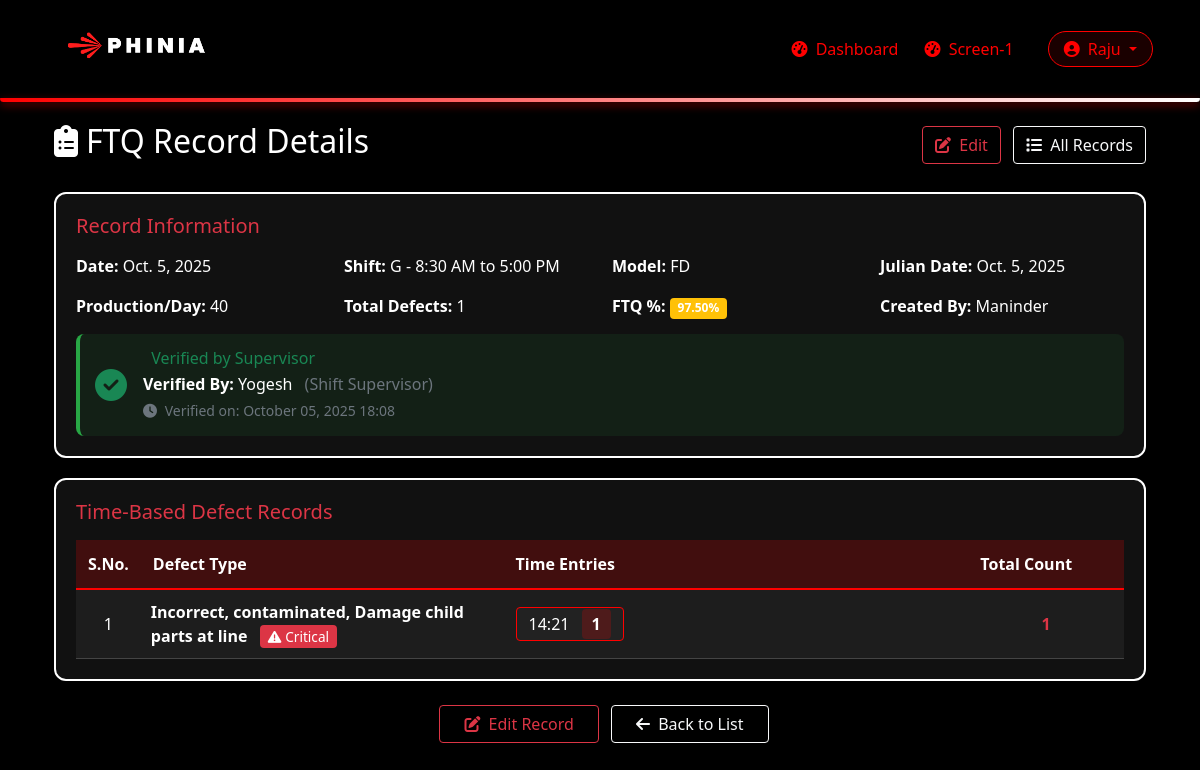
Page /ftq/18/ (signed in) on the committed database.
### main/models.py (models this page shows, shortened)
class User(AbstractUser):
    USER_TYPES = (
        ('operator', 'Operator'),
        ('shift_supervisor', 'Shift Supervisor'),
        ('quality_supervisor', 'Quality Supervisor'),
    )
    company_id = models.CharField(max_length=100, blank=True, null=True)
    skill_matrix_level = models.CharField(max_length=200, blank=True, null=True)
    user_type = models.CharField(max_length=20, choices=USER_TYPES)

class FTQRecord(models.Model):
    MODEL_CHOICES = (
        ('P703', 'P703'),
        ('U704', 'U704'),
        ('FD', 'FD'),
        ('SA', 'SA'),
        ('Gnome', 'Gnome'),
    )
    SHIFTS = [
        ('S1', 'S1 - 6:30 AM to 6:30 PM'),
        ('A', 'A - 6:30 AM to 3:00 PM'),
        ('G', 'G - 8:30 AM to 5:00 PM'),
        ('B', 'B - 3:00 PM to 11:30 PM'),
        ('C', 'C - 11:30 PM to 6:30 AM'),
        ('S2', 'S2 - 6:30 PM to 6:30 AM'),
    ]
    verification_status = models.ForeignKey(
        'DailyVerificationStatus',
        on_delete=models.CASCADE,
        related_name='ftq_records',
        null=True,
        blank=True
    )
    date = models.DateField()
    shift_type = models.CharField(max_length=100, choices=SHIFTS, blank=True, null=True)
    model_name = models.CharField(max_length=10, choices=MODEL_CHOICES)
    julian_date = models.DateField(help_text="Date in Julian calendar")
    total_inspected = models.PositiveIntegerField(verbose_name="Production/day")
    created_by = models.ForeignKey(User, on_delete=models.CASCADE, related_name='created_ftq_records')
    verified_by = models.ForeignKey(
        User,
        on_delete=models.CASCADE,
        related_name='verified_ftq_records',
        null=True,
        blank=True,
        verbose_name="Supervisor"
    )
    production_per_shift = models.PositiveIntegerField(
        verbose_name="Production Data/Shift",
        blank=True,
        null=True
    )
    created_at = models.DateTimeField(auto_now_add=True)
    updated_at = models.DateTimeField(auto_now=True)
    @property
    def total_defects(self):
        return self.time_based_defects.aggregate(
            total=Sum('count')
        )['total'] or 0
    @property
    def ftq_percentage(self):
        if self.total_inspected > 0:
            return ((self.total_inspected - self.total_defects) / self.total_inspected) * 100
        return 0
    class Meta:
        ordering = ['-date', '-created_at']

class DefectType(models.Model):
    name = models.CharField(max_length=100)
    operation_number = models.ForeignKey(
        OperationNumber,  # Reference the class defined above
        on_delete=models.CASCADE,
        related_name='defect_types'
    )
    category = models.ForeignKey(
        DefectCategory,  # Reference the class defined above
        on_delete=models.CASCADE,
        related_name='defect_types'
    )
    description = models.TextField(blank=True, null=True)
    is_critical = models.BooleanField(default=False)
    is_default = models.BooleanField(
        default=False,
        help_text="If true, this defect type will be shown by default"
    )
    order = models.PositiveIntegerField(
        default=0,
        help_text="Order in which to display this defect type"
    )
    class Meta:
        ordering = ['operation_number', 'order', 'name']

class TimeBasedDefectEntry(models.Model):
    ftq_record = models.ForeignKey(
        FTQRecord,
        on_delete=models.CASCADE,
        related_name='time_based_defects'
    )
    defect_type = models.ForeignKey(
        DefectType,
        on_delete=models.CASCADE,
        null=True,
        blank=True
    )
    defect_type_custom = models.ForeignKey(
        'CustomDefectType',
        on_delete=models.CASCADE,
        null=True,
        blank=True
    )
    recorded_at = models.TimeField(
        verbose_name="Time Recorded",
        help_text="Time when this defect was observed"
    )
    count = models.PositiveIntegerField(
        verbose_name="Defect Count",
        help_text="Number of defects at this time"
    )
    notes = models.TextField(blank=True, null=True)
    created_at = models.DateTimeField(auto_now_add=True)
    updated_at = models.DateTimeField(auto_now=True)
    class Meta:
        ordering = ['recorded_at']
        verbose_name = "Time-Based Defect Entry"
        verbose_name_plural = "Time-Based Defect Entries"

### main/views.py (the view)
# urls.py: path('ftq/<int:pk>/', views.ftq_record_detail, name='ftq_record_detail'),
@login_required
def ftq_record_detail(request, pk):
    ftq_record = get_object_or_404(FTQRecord, pk=pk)
    defect_summary = {}
    for entry in ftq_record.time_based_defects.all():
        if entry.defect_type:
            key = f"standard_{entry.defect_type.id}"
            name = entry.defect_type.name
            is_critical = entry.defect_type.is_critical
        else:
            key = f"custom_{entry.defect_type_custom.id}"
            name = entry.defect_type_custom.name
            is_critical = False
        if key not in defect_summary:
            defect_summary[key] = {
                'name': name,
                'is_critical': is_critical,
                'entries': [],
                'total_count': 0
            }
        defect_summary[key]['entries'].append({
            'time': entry.recorded_at,
            'count': entry.count
        })
        defect_summary[key]['total_count'] += entry.count
    can_verify = (
        request.user.user_type in ['shift_supervisor', 'quality_supervisor'] or
        request.user.is_superuser
    ) and not ftq_record.verified_by
    context = {
        'ftq_record': ftq_record,
        'defect_summary': defect_summary,
        'can_verify': can_verify,
        'title': 'FTQ Record Details'
    }
    return render(request, 'main/operations/ftq_record_detail.html', context)

### main/templates/main/operations/ftq_record_detail.html (shortened to what this page needs)
{% extends "main/base.html" %}
{% load static %}
{% block content %}
<div class="container-fluid">
    <div class="d-flex justify-content-between align-items-center mb-4">
        <h2 class="text-white">
            <i class="fas fa-clipboard-list me-2"></i>FTQ Record Details
        </h2>
        <div>
            <a href="{% url 'ftq_record_edit' pk=ftq_record.id %}" class="btn btn-outline-danger ms-2">
                <i class="fas fa-edit me-1"></i> Edit
            </a>
            <a href="{% url 'ftq_list' %}" class="btn btn-outline-light ms-2">
                <i class="fas fa-list me-1"></i> All Records
            </a>
        </div>
    </div>
    <div class="info-card">
        <h5 class="text-danger mb-3">Record Information</h5>
        <div class="row">
            <div class="col-md-3">
                <strong>Date:</strong> {{ ftq_record.date }}
            </div>
            <div class="col-md-3">
                <strong>Shift:</strong> {{ ftq_record.get_shift_type_display }}
            </div>
            <div class="col-md-3">
                <strong>Model:</strong> {{ ftq_record.model_name }}
            </div>
            <div class="col-md-3">
                <strong>Julian Date:</strong> {{ ftq_record.julian_date }}
            </div>
        </div>
        <div class="row mt-3">
            <div class="col-md-3">
                <strong>Production/Day:</strong> {{ ftq_record.total_inspected }}
            </div>
            <div class="col-md-3">
                <strong>Total Defects:</strong> {{ ftq_record.total_defects }}
            </div>
            <div class="col-md-3">
                <strong>FTQ %:</strong>
                <span class="badge {% if ftq_record.ftq_percentage >= 98 %}bg-success{% elif ftq_record.ftq_percentage >= 95 %}bg-warning{% else %}bg-danger{% endif %}">
                    {{ ftq_record.ftq_percentage|floatformat:2 }}%
                </span>
            </div>
            <div class="col-md-3">
                <strong>Created By:</strong> {{ ftq_record.created_by.username }}
            </div>
        </div>
        {% if ftq_record.verified_by %}
        <div class="verification-status verified">
            <div class="d-flex align-items-center">
                <i class="fas fa-check-circle text-success me-3" style="font-size: 2rem;"></i>
                <div>
                    <h6 class="mb-1 text-success">
                         Verified by Supervisor
                    </h6>
                    <p class="mb-0">
                        <strong>Verified By:</strong> {{ ftq_record.verified_by.get_full_name|default:ftq_record.verified_by.username }}
                        <span class="text-muted ms-2">
                            ({{ ftq_record.verified_by.get_user_type_display|default:"Supervisor" }})
                        </span>
                    </p>
                    <p class="mb-0 mt-1 text-muted small">
                        <i class="fas fa-clock me-1"></i> Verified on: {{ ftq_record.updated_at|date:"F d, Y H:i" }}
                    </p>
                </div>
            </div>
        </div>
        {% endif %}
    </div>
    <div class="info-card">
        <h5 class="text-danger mb-3">Time-Based Defect Records</h5>
        {% if defect_summary %}
        <div class="table-responsive">
            <table class="time-based-table">
                <thead>
                    <tr>
                        <th width="5%">S.No.</th>
                        <th width="35%">Defect Type</th>
                        <th width="45%">Time Entries</th>
                        <th width="15%">Total Count</th>
                    </tr>
                </thead>
                <tbody>
                    {% for key, data in defect_summary.items %}
                    <tr>
                        <td class="text-center">{{ forloop.counter }}</td>
                        <td>
                            <strong>{{ data.name }}</strong>
                            {% if data.is_critical %}
                            <span class="critical-badge">
                                <i class="fas fa-exclamation-triangle me-1"></i>Critical
                            </span>
                            {% endif %}
                        </td>
                        <td>
                            {% for entry in data.entries %}
                            <div class="d-inline-block">
                                <span class="time-badge">
                                    {{ entry.time|time:"H:i" }}
                                    <span class="count-badge">{{ entry.count }}</span>
                                </span>
                            </div>
                            {% endfor %}
                        </td>
                        <td class="text-center">
                            <strong class="text-danger">{{ data.total_count }}</strong>
                        </td>
                    </tr>
                    {% endfor %}
                </tbody>
            </table>
        </div>
        {% else %}
        <div class="text-center py-4">
            <p class="text-muted">No defect records found</p>
        </div>
        {% endif %}
    </div>
    <div class="text-center mt-4 mb-4">
        <a href="{% url 'ftq_record_edit' pk=ftq_record.id %}" class="btn btn-outline-danger px-4 ms-2">
            <i class="fas fa-edit me-1"></i> Edit Record
        </a>
        <a href="{% url 'ftq_list' %}" class="btn btn-outline-light px-4 ms-2">
            <i class="fas fa-arrow-left me-1"></i> Back to List
        </a>
    </div>
</div>
{% endblock %}

### main/templates/main/base.html (shortened to what this page needs)
{% load static %}
<!DOCTYPE html>
<html lang="en">
<head>
    <link rel="stylesheet" href="{% static 'css/bootstrap.min.css' %}" />
    <link rel="stylesheet" href="{% static 'css/all.min1.css' %}" />
    <link rel="stylesheet" href="{% static 'css/all.min2.css' %}" />
    {% load static %}
</head>
<body>
    <nav class="navbar navbar-expand-lg navbar-dark">
        <div class="container navbar-container">
            <a class="navbar-brand" href="{% url 'dashboard' %}">
                <img src="{% static 'images/image2.png' %}" alt="Phinia Logo" height="68">
            </a>
            {% if user.is_authenticated %}
            <div class="collapse navbar-collapse justify-content-end" id="navbarNav">
                <ul class="navbar-nav align-items-center">
                    <li class="nav-item">
                        <a class="nav-link {% if request.resolver_match.url_name == 'dashboard' %}active{% endif %}"
                           href="{% url 'dashboard' %}">
                           <i class="fas fa-tachometer-alt me-1"></i> Dashboard
                        </a>
                    </li>
                    <li class="nav-item">
                        <a class="nav-link" href="{% url 'station_media_slider' station_id=1 %}">
                            <i class="fas fa-tachometer-alt me-1"></i> Screen-1
                        </a>
                    </li>
                    <li class="nav-item dropdown ms-3">
                        <a class="nav-link dropdown-toggle" href="#" id="userDropdown" role="button"
                           data-bs-toggle="dropdown" aria-expanded="false"
                           style="border: 1px solid #ff0000; border-radius: 20px; padding: 5px 15px; background: rgba(255,0,0,0.1);">
                            <i class="fas fa-user-circle me-1"></i> {{ user.username }}
                        </a>
                    </li>
                </ul>
            </div>
            {% endif %}
        </div>
    </nav>
    <div class="container mt-4">
        {% block content %}{% endblock %}
    </div>
</body>
</html>

### static/css/all.min1.css (style rules this page uses)
.fa,.fab,.fad,.fal,.far,.fas { -moz-osx-font-smoothing:grayscale;-webkit-font-smoothing:antialiased;display:inline-block;font-style:normal;font-variant:normal;text-rendering:auto;line-height:1 }
.fa-arrow-left:before { content:"\f060" }
.fa-check-circle:before { content:"\f058" }
.fa-clipboard-list:before { content:"\f46d" }
.fa-clock:before { content:"\f017" }
.fa-edit:before { content:"\f044" }
.fa-exclamation-triangle:before { content:"\f071" }
.fa-list:before { content:"\f03a" }
.fa-tachometer-alt:before { content:"\f3fd" }
.fa-user-circle:before { content:"\f2bd" }

### main/templates/main/operations/ftq_record_detail.html (style rules this page uses)
.info-card { background-color: #111111; border: 2px solid #ffffff; border-radius: 12px; padding: 20px; margin-bottom: 20px; }
.time-based-table { width: 100%; color: #ffffff; }
.time-based-table thead th { background-color: rgba(255, 0, 0, 0.2); color: #ffffff; font-weight: 600; padding: 12px; border-bottom: 2px solid #ff0000; }
.time-based-table tbody tr:nth-child(odd) { background-color: rgba(255, 255, 255, 0.05); }
.time-based-table td { padding: 10px; border-bottom: 1px solid #444; }
.time-badge { background-color: #222; border: 1px solid #ff0000; color: #fff; padding: 4px 12px; border-radius: 4px; display: inline-block; margin: 2px; font-weight: 500; }
.count-badge { background-color: rgba(255, 0, 0, 0.2); color: #fff; padding: 4px 10px; border-radius: 4px; font-weight: 600; margin-left: 8px; }
.verification-status { background-color: rgba(255, 255, 255, 0.05); border-left: 4px solid; padding: 15px; border-radius: 8px; margin-top: 15px; }
.verification-status.verified { border-left-color: #28a745; background-color: rgba(40, 167, 69, 0.1); }
.critical-badge { background-color: #dc3545; color: white; padding: 2px 8px; border-radius: 4px; font-size: 0.85rem; margin-left: 8px; }

### main/templates/main/base.html (style rules this page uses)
body { background-color: black; color: #ffffff; font-family: 'Segoe UI', Tahoma, Geneva, Verdana, sans-serif; }
.navbar { background-color: #000000; position: relative; padding: 10px 0; border-bottom: none; margin-bottom: 8px; }
.navbar::after { content: ''; position: absolute; bottom: -4px; left: 0; width: 100%; height: 4px; background: linear-gradient(90deg, #ff0000, #ffffff, #ff0000); background-size: 200% 100%; border-radius: 10px 10px 80px 80px !important; box-shadow: 0 3px 8px rgba(255, 0, 0, 0.5); animation: borderSlide 4s infinite alternate; }
.navbar-brand img { transition: transform 0.3s; }
.navbar-container { position: relative; z-index: 10; }
.navbar-nav .nav-link { color: #ff0000 !important; font-weight: 500; padding: 8px 15px; margin: 0 5px; border-radius: 8px; transition: all 0.3s; position: relative; overflow: hidden; }
.navbar-nav .nav-link::before { content: ''; position: absolute; bottom: 0; left: 50%; width: 0; height: 2px; background-color: #ffffff; transform: translateX(-50%); transition: width 0.3s ease; }
td { color:white !important }

### rows in the picture
User: username "Raju"
FTQRecord: date "Oct. 5, 2025", shift_type "G - 8:30 AM to 5:00 PM", model_name "FD", julian_date "Oct. 5, 2025", total_inspected "40", total_defects "1", ftq_percentage "97.50", created_by.username "Maninder", verified_by.get_full_name "Yogesh", verified_by.user_type "Shift Supervisor", updated_at "October 05, 2025 18:08"
DefectType: name "Incorrect, contaminated, Damage child parts at line"
TimeBasedDefectEntry: time "14:21"

### other values in the picture
{{ entry.count }} "1"
{{ data.total_count }} "1"
